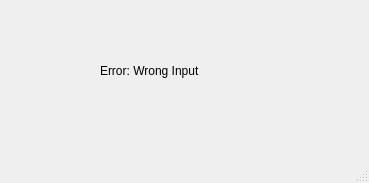
<?xml version="1.0" encoding="UTF-8"?>
<ui version="4.0">
 <class>MainWindow</class>
 <widget class="QMainWindow" name="MainWindow">
  <property name="geometry">
   <rect>
    <x>0</x>
    <y>0</y>
    <width>369</width>
    <height>183</height>
   </rect>
  </property>
  <property name="windowTitle">
   <string>MainWindow</string>
  </property>
  <widget class="QWidget" name="centralwidget">
   <widget class="QLabel" name="label">
    <property name="geometry">
     <rect>
      <x>100</x>
      <y>40</y>
      <width>131</width>
      <height>61</height>
     </rect>
    </property>
    <property name="font">
     <font>
      <pointsize>9</pointsize>
     </font>
    </property>
    <property name="text">
     <string>Error: Wrong Input</string>
    </property>
   </widget>
  </widget>
  <widget class="QMenuBar" name="menubar">
   <property name="geometry">
    <rect>
     <x>0</x>
     <y>0</y>
     <width>369</width>
     <height>26</height>
    </rect>
   </property>
  </widget>
  <widget class="QStatusBar" name="statusbar"/>
 </widget>
 <resources/>
 <connections/>
</ui>
